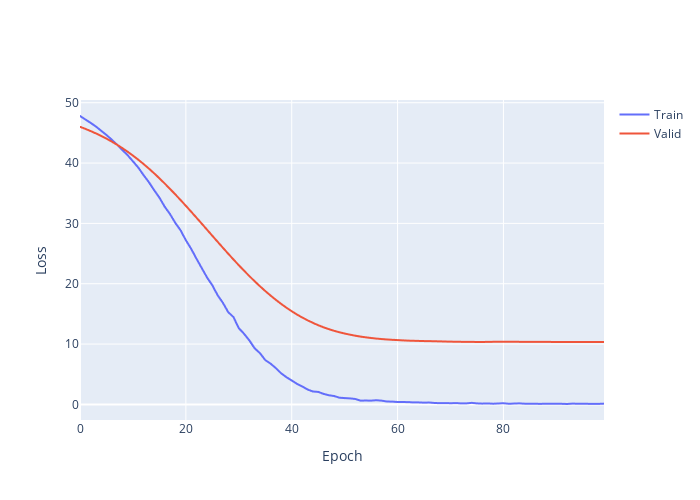

The notebook cell saved with this chart:
### Code cell
fig = go.Figure()
fig.add_trace(go.Scattergl(y=history.history['loss'],
                    name='Train'))

fig.add_trace(go.Scattergl(y=history.history['val_loss'],
                     name='Valid'))

fig.update_layout(height=500, width=700,
                  xaxis_title='Epoch',
                  yaxis_title='Loss')
fig.show()
